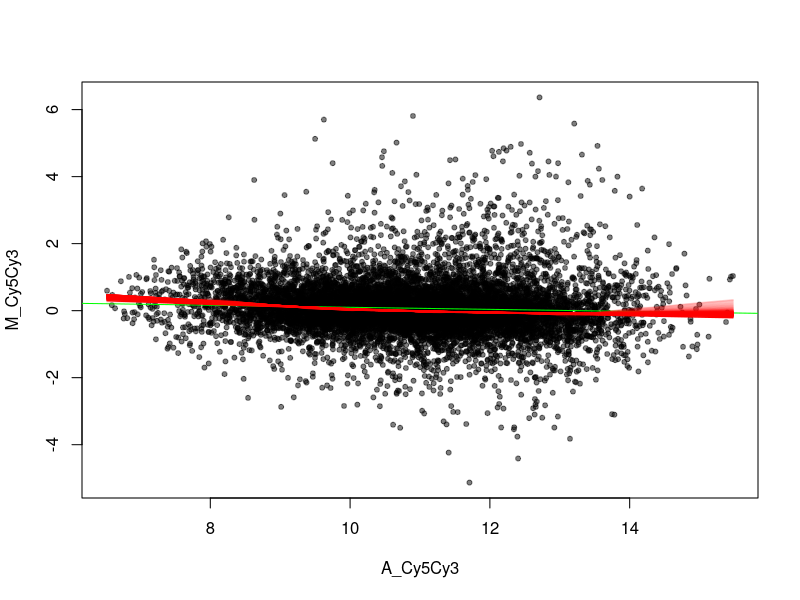
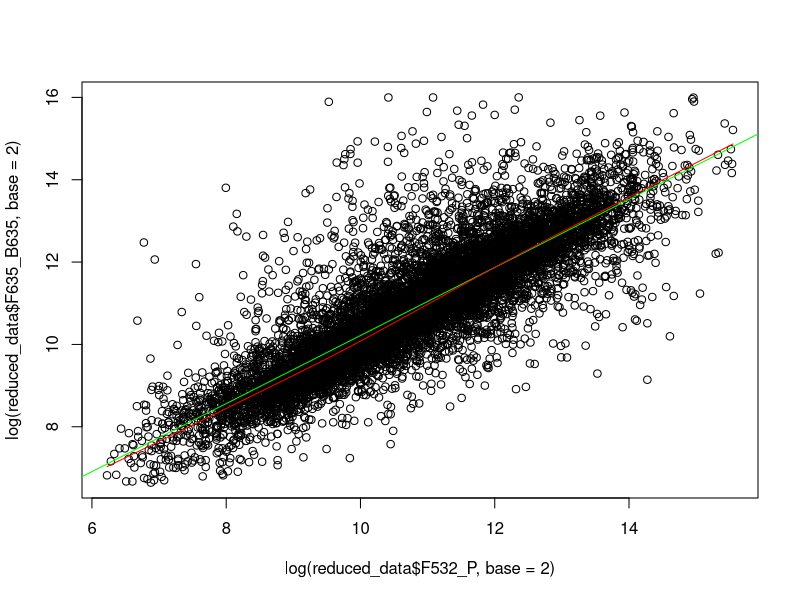
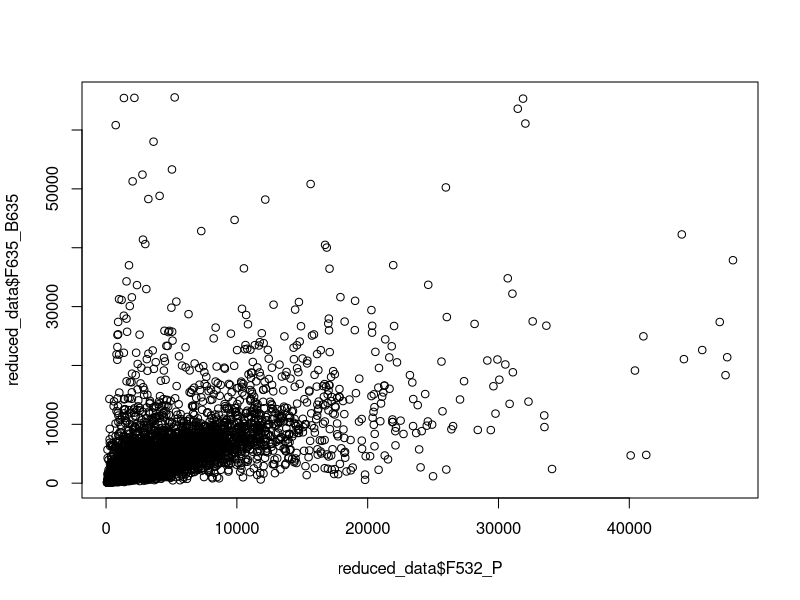
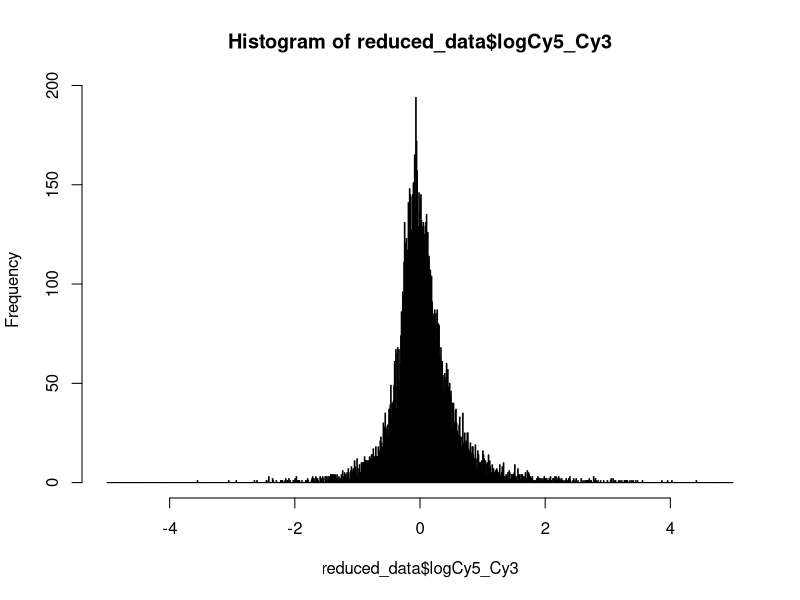

Generate these figures, in order, with R:
rm(list=ls(all=TRUE));
data = read.csv("404410030_97ba06.csv");
reduced_data = cbind(data[5:6], data[84:85]);
M = log(reduced_data$F635_B635,base=2) - log(reduced_data$F532_B532,base=2)
A = (log(reduced_data$F635_B635,base=2) + log(reduced_data$F532_B532,base=2))/2
regl_lowess = lowess(x=A, y=M)
F532_P = reduced_data$F532_B532 * 2^( regl_lowess[[2]] )
#m635 = median(reduced_data$F635_B635);#Using median
#m532 = median(reduced_data$F532_B532);
#m635 = mean(reduced_data$F635_B635);#Using mean
#m532 = mean(reduced_data$F532_B532);
#m635 = sum(reduced_data$F635_B635);#Using sum
#m532 = sum(reduced_data$F532_B532);
#totalR = m635/m532;
#F532_P = reduced_data$F532_B532 * totalR;
reduced_data = cbind(reduced_data, F532_P);
ratio_Cy5_Cy3 = reduced_data$F635_B635 / reduced_data$F532_P;
reduced_data = cbind(reduced_data, ratio_Cy5_Cy3);
reduced_data = reduced_data[order(reduced_data$ratio_Cy5_Cy3),]
logCy5_Cy3 = log(reduced_data$ratio_Cy5_Cy3)
reduced_data = cbind(reduced_data, logCy5_Cy3)
M_Cy5Cy3 = log(reduced_data$F635_B635,base=2) - log(reduced_data$F532_P,base=2)
A_Cy5Cy3 = (log(reduced_data$F635_B635,base=2) + log(reduced_data$F532_P,base=2))/2
reduced_data = cbind(reduced_data, M_Cy5Cy3, A_Cy5Cy3)
regl = lm(M_Cy5Cy3~A_Cy5Cy3)
plot(y=M_Cy5Cy3, x=A_Cy5Cy3, pch = 20, col = rgb(0, 0, 0, 0.5))
par(new=TRUE)
#plot(y=log(reduced_data$F635_B635/reduced_data$F532_B532,base=2),x=log(reduced_data$F635_B635*reduced_data$F532_B532,base=2), col='black', xlab="", ylab="")
abline(regl,col='green')
for(i in seq(0.0167,1,length=59))
{
  MA_lowess = lowess(y=M_Cy5Cy3, x=A_Cy5Cy3,f=i)
  lines(x=MA_lowess[[1]],y=MA_lowess[[2]],col=rgb(1,0,0,i),lwd=1.5)
}
plot(y=log(reduced_data$F635_B635,base=2),x=log(reduced_data$F532_P,base=2))
regl_curve = lowess(y=log(reduced_data$F635_B635,base=2),x=log(reduced_data$F532_P,base=2))
regl_line = lm(log(reduced_data$F635_B635,base=2)~log(reduced_data$F532_P,base=2))
abline(regl_line, col='green')
lines(x=regl_curve[[1]], y=regl_curve[[2]],  col='red')

plot(y=reduced_data$F635_B635, x=reduced_data$F532_P)
hist(reduced_data$logCy5_Cy3,breaks=c(-500:500/100))
#plot(reduced_data)
